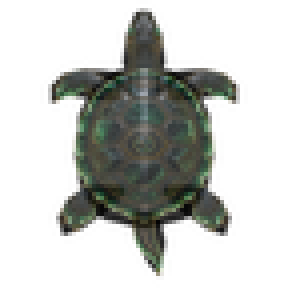
#> input picture assets/466x466-amazfit-gtr-4/images/final/turtle/child1/pose_0.png, 72 x 72 px (shown 4 times larger); its folder holds only this picture in this run
$ python generate_turtle_animation.py ../assets/466x466-amazfit-gtr-4/images/final/turtle/child1/pose_0.png out
#> lines starting #> are read from the running program, lines starting #| are printed output that depends on the picture; after the words box and inside, x2 and y2 are one past the last pixel; in counts of white or black regions, pixels touching at a corner belong together
#!/usr/bin/env python3
"""Build compact articulated turtle poses for the GTR 4 watch face."""

from __future__ import annotations

import argparse
from pathlib import Path

from PIL import Image, ImageDraw, ImageEnhance, ImageFilter


SOURCE_SIZE = (1024, 1536)
POSE_CANVAS_SIZE = 120
TURTLE_SIZE = (78, 112)


def polygon_mask(points: list[tuple[int, int]]) -> Image.Image:
    mask = Image.new("L", SOURCE_SIZE, 0)
    ImageDraw.Draw(mask).polygon(points, fill=255)
    return mask.filter(ImageFilter.GaussianBlur(3.0))


def tone_source(source: Image.Image) -> Image.Image:
    source = source.convert("RGBA")
#> source is the input picture: PIL image 72x72 RGBA; mean R, G, B, A 13.9, 16.3, 11.5, 67.3
    if source.size != SOURCE_SIZE:
        source = source.resize(SOURCE_SIZE, Image.Resampling.LANCZOS)
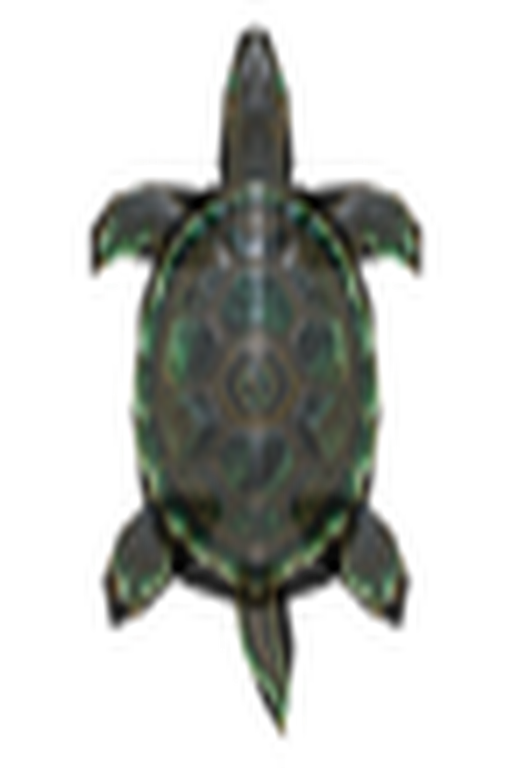
#> source: PIL image 1024x1536 RGBA (shown at 1/2 size); mean R, G, B, A 14.5, 16.8, 11.7, 67.5; transparent parts drawn white
    rgb = Image.new("RGB", SOURCE_SIZE, (0, 0, 0))
#> rgb: PIL image 1024x1536 RGB; every value is 0
    rgb.paste(source, mask=source.getchannel("A"))
    rgb = ImageEnhance.Brightness(rgb).enhance(0.72)
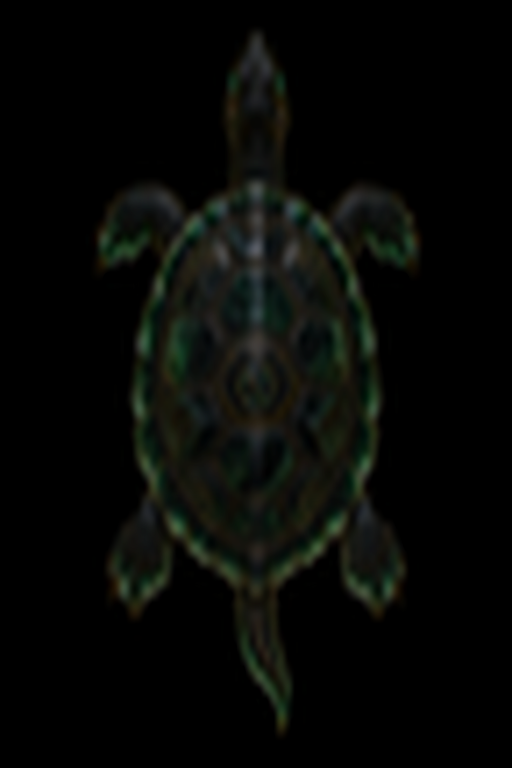
#> rgb: PIL image 1024x1536 RGB (shown at 1/2 size); mean R, G, B 7, 8.3, 5.9
    rgb = ImageEnhance.Color(rgb).enhance(0.88)
    return rgb.convert("RGBA")


def masked_layer(source: Image.Image, mask: Image.Image) -> Image.Image:
    layer = source.copy()
    layer.putalpha(mask.point(lambda value: int(value * 0.82)))
    return layer


def build_parts(source: Image.Image) -> dict[str, Image.Image]:
    base_mask = Image.new("L", SOURCE_SIZE, 0)
#> base_mask: PIL image 1024x1536 L; every value is 0
    base_draw = ImageDraw.Draw(base_mask)
    base_draw.polygon(
        [(500, 10), (545, 15), (602, 146), (618, 303), (594, 410),
         (430, 410), (405, 303), (422, 146), (468, 20)],
        fill=255,
    )
    base_draw.polygon(
        [(382, 342), (642, 342), (770, 430), (841, 596), (864, 820),
         (830, 1037), (722, 1185), (512, 1243), (302, 1185), (194, 1037),
         (160, 820), (183, 596), (254, 430)],
        fill=255,
    )
    base_mask = base_mask.filter(ImageFilter.GaussianBlur(3.0))
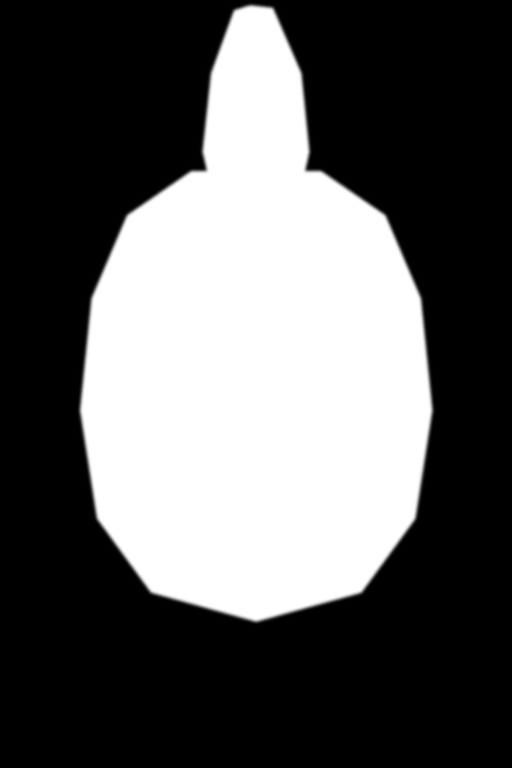
#> base_mask: PIL image 1024x1536 L (shown at 1/2 size); min 0, max 255, mean 93.5

    masks = {
        "base": base_mask,
        "front_left": polygon_mask(
            [(438, 365), (302, 345), (209, 337), (104, 366), (43, 434),
             (45, 532), (129, 493), (235, 505), (350, 526), (458, 470)]
        ),
        "front_right": polygon_mask(
            [(586, 365), (722, 345), (815, 337), (920, 366), (981, 434),
             (979, 532), (895, 493), (789, 505), (674, 526), (566, 470)]
        ),
        "rear_left": polygon_mask(
            [(395, 1000), (285, 992), (215, 1004), (126, 1071), (78, 1175),
             (102, 1278), (191, 1246), (271, 1184), (362, 1108), (420, 1035)]
        ),
        "rear_right": polygon_mask(
            [(629, 1000), (739, 992), (809, 1004), (898, 1071), (946, 1175),
             (922, 1278), (833, 1246), (753, 1184), (662, 1108), (604, 1035)]
        ),
        "tail": polygon_mask(
            [(438, 1145), (586, 1145), (620, 1320), (590, 1512),
             (534, 1437), (472, 1321)]
        ),
    }
#> in polygon_mask, `ImageDraw.Draw(mask).polygon(points, fill=255)`:
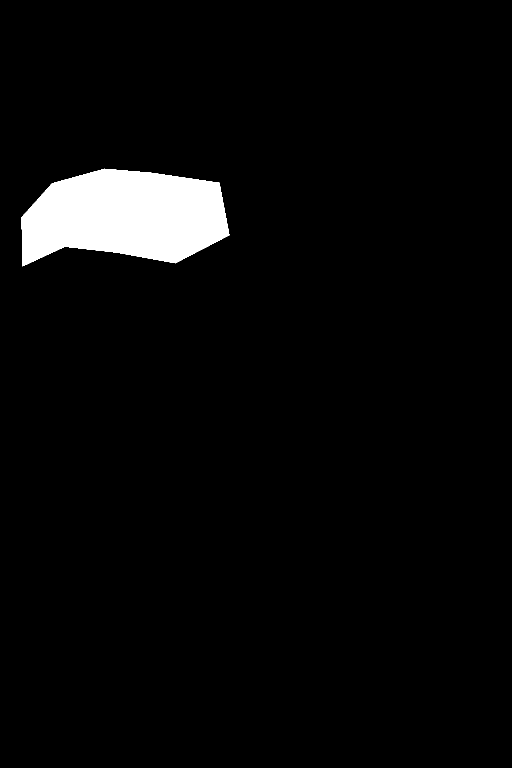
#> mask: PIL image 1024x1536 L (shown at 1/2 size); 3.8% white; 1 white region, box (x1, y1, x2, y2) and area: (43, 337, 459, 533) 60551
#> in polygon_mask (call 2), `ImageDraw.Draw(mask).polygon(points, fill=255)`: mask: PIL image 1024x1536 L; 3.8% white; 1 white region, box (x1, y1, x2, y2) and area: (566, 337, 982, 533) 60551
#> in polygon_mask (call 3), `ImageDraw.Draw(mask).polygon(points, fill=255)`: mask: PIL image 1024x1536 L; 3.5% white; 1 white region, box (x1, y1, x2, y2) and area: (78, 992, 421, 1279) 54572
#> in polygon_mask (call 4), `ImageDraw.Draw(mask).polygon(points, fill=255)`: mask: PIL image 1024x1536 L; 3.5% white; 1 white region, box (x1, y1, x2, y2) and area: (604, 992, 947, 1279) 54572
#> in polygon_mask (call 5), `ImageDraw.Draw(mask).polygon(points, fill=255)`: mask: PIL image 1024x1536 L; 2.6% white; 1 white region, box (x1, y1, x2, y2) and area: (438, 1145, 621, 1513) 41544
    return {name: masked_layer(source, mask) for name, mask in masks.items()}
#> in masked_layer (call 6), `layer.putalpha(mask.point(lambda value: int(value * 0.82)))`:
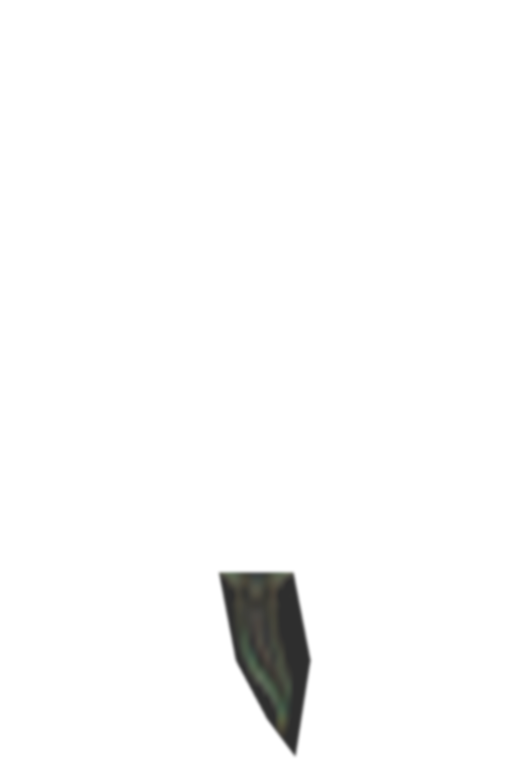
#> layer: PIL image 1024x1536 RGBA (shown at 1/2 size); mean R, G, B, A 6.9, 8.1, 5.9, 5.5; transparent parts drawn white


def rotate_part(layer: Image.Image, degrees: float, pivot: tuple[int, int]) -> Image.Image:
    return layer.rotate(
        degrees,
        resample=Image.Resampling.BICUBIC,
        center=pivot,
        expand=False,
    )


def make_pose(parts: dict[str, Image.Image], paddle_angle: float) -> Image.Image:
    pose = Image.new("RGBA", SOURCE_SIZE, (0, 0, 0, 0))
    moving_parts = [
        ("tail", paddle_angle * 1.15, (512, 1160)),
        ("rear_left", -paddle_angle * 0.75, (330, 1025)),
        ("rear_right", paddle_angle * 0.75, (694, 1025)),
        ("front_left", paddle_angle, (385, 430)),
        ("front_right", -paddle_angle, (639, 430)),
    ]
    for name, degrees, pivot in moving_parts:
        pose.alpha_composite(rotate_part(parts[name], degrees, pivot))
    pose.alpha_composite(parts["base"])

    crop = pose.crop((40, 4, 984, 1520)).resize(TURTLE_SIZE, Image.Resampling.LANCZOS)
    canvas = Image.new("RGBA", (POSE_CANVAS_SIZE, POSE_CANVAS_SIZE), (0, 0, 0, 0))
    canvas.alpha_composite(
        crop,
        ((POSE_CANVAS_SIZE - crop.width) // 2, (POSE_CANVAS_SIZE - crop.height) // 2),
    )
    return canvas


def make_poses(source: Image.Image, output_dir: Path) -> None:
    output_dir.mkdir(parents=True, exist_ok=True)
    for old_frame in output_dir.glob("**/*.png"):
        old_frame.unlink()

    parts = build_parts(tone_source(source))
#> parts = 6 items
    paddle_angles = [0, 9, 16, 9, 0, -9, -16, -9]
    for index, paddle_angle in enumerate(paddle_angles):
        mother = make_pose(parts, paddle_angle)
        mother.save(output_dir / f"pose_{index}.png", optimize=True)
        for child_dir, child_size in (("child1", 72), ("child2", 54)):
            destination = output_dir / child_dir
            destination.mkdir(parents=True, exist_ok=True)
            mother.resize(
                (child_size, child_size), Image.Resampling.LANCZOS
            ).save(destination / f"pose_{index}.png", optimize=True)
#> this loop made 8 passes
#> pass 1, in make_pose, `crop = pose.crop((40, 4, 984, 1520)).resize(TURTLE_SIZE, Image.Resampl..`:
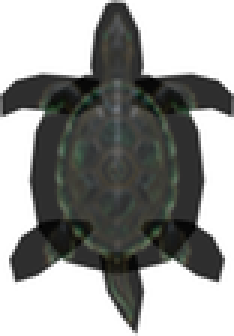
#> crop: PIL image 78x112 RGBA (shown 3 times larger); mean R, G, B, A 7.3, 8.6, 6.3, 110.5; transparent parts drawn white
#> after the loop:
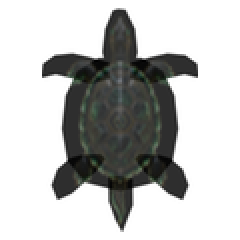
#> mother: PIL image 120x120 RGBA (shown 2 times larger); mean R, G, B, A 4.4, 5.2, 3.8, 67.2; transparent parts drawn white


def main() -> None:
    parser = argparse.ArgumentParser()
    parser.add_argument("source", type=Path)
    parser.add_argument("output_dir", type=Path)
    args = parser.parse_args()
    make_poses(Image.open(args.source), args.output_dir)


if __name__ == "__main__":
    main()
